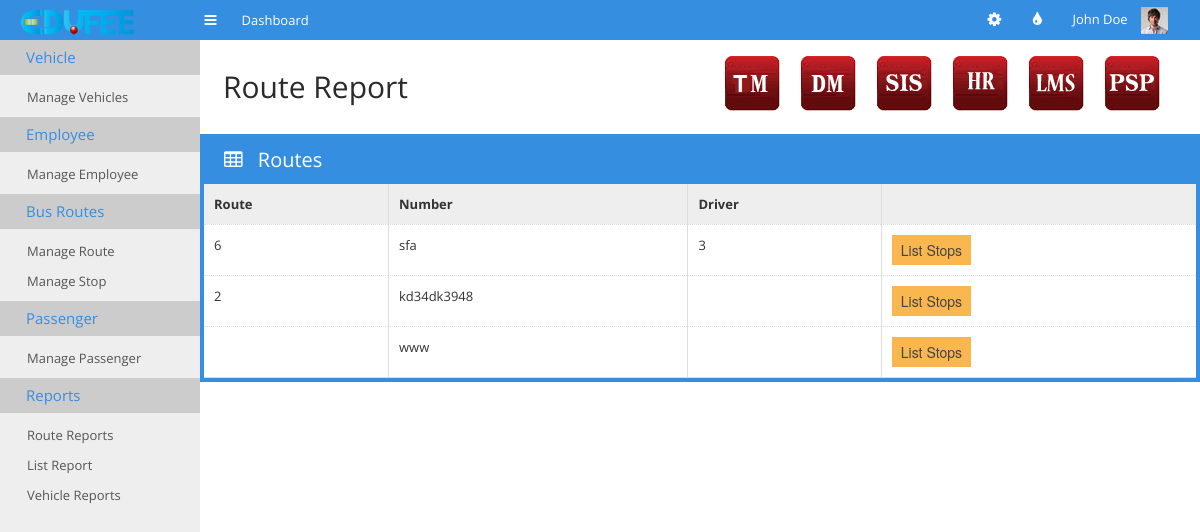
/routedetails.php, run on the app's committed database.
### tables this page shows
CREATE TABLE IF NOT EXISTS `tm_vehicle_details` (
  `number` varchar(20) DEFAULT NULL,
  `type` text,
  `capacity` int(11) DEFAULT NULL,
  `vehicle_condition` text,
  `vehicle_status` text,
  `route` int(11) DEFAULT NULL,
  `driver` int(11) DEFAULT NULL,
  `conductor` int(11) DEFAULT NULL
);

### routedetails.php (the view, shortened to what this page needs)
<!doctype html>
<html>
<head>
    <link rel="stylesheet" href="css/bootstrap.min.css">
    <link rel="stylesheet" href="css/bootstrap-responsive.min.css">
    <link rel="stylesheet" href="css/plugins/jquery-ui/smoothness/jquery-ui.css">
    <link rel="stylesheet" href="css/plugins/jquery-ui/smoothness/jquery.ui.theme.css">
    <link rel="stylesheet" href="css/style.css">
    <link rel="stylesheet" href="css/themes.css">
</head>
<body>
<div id="navigation">
    <div class="container-fluid">
        <a href="#" id="brand"></a>
        <a href="#" class="toggle-nav" rel="tooltip" data-placement="bottom" title="Toggle navigation"><i class="icon-reorder"></i></a>
        <ul class='main-nav'>
            <li>
                <a href="index.html">
                    <span>Dashboard</span>
                </a>
            </li>
        </ul>
        <div class="user">
            <ul class="icon-nav">
                <li class="dropdown sett">
                    <a href="#" class='dropdown-toggle' data-toggle="dropdown"><i class="icon-cog"></i></a>
                </li>
                <li class='dropdown colo'>
                    <a href="#" class='dropdown-toggle' data-toggle="dropdown"><i class="icon-tint"></i></a>
                </li>
            </ul>
            <div class="dropdown">
                <a href="#" class='dropdown-toggle' data-toggle="dropdown">John Doe <img src="img/demo/user-avatar.jpg" alt=""></a>
            </div>
        </div>
    </div>
</div>
<div class="container-fluid" id="content">
    <?php
    require_once "cms.php";
    ?>
    <div id="main">
        <div class="container-fluid">
            <div class="page-header">
                <div class="pull-left">
                    <h1>Route Report</h1>
                </div>
                <div class="pull-right">
                    <ul class="minitiles" style="display:inline !important;">
                        <li><a href="tm_main.html"><img src="img/tm_icon.png" alt=""></a></li>
                        <li><a href="http://www.edufee.com/subscribe_donation/"><img src="img/dm_icon.png" alt=""></a></li>
                        <li> <a href="http://www.edufee.com/SIS/home/"><img src="img/sis_icon.png" alt="" style="border:none;" border="0"/></a> </li>
                        <li><a href="http://www.edufee.com/hrm/symfony/web/index.php/admin/LandingPage"><img src="img/hr_icon.png" alt=""></a></li>
                        <li> <a href="http://www.edufee.com/openbiblio/catalog/home.php"><img src="img/lms_icon.png" alt="" style="border:none;" border="0"/></a> </li>
                        <li><a href="http://www.edufee.com/psp_dashboard/psp"><img src="img/psp_icon.png" alt="" border="0"/>
                            </a></li>
                    </ul>
                </div>
            </div>
        </div>
        <div class="row-fluid">
            <div class="span12">
                <div class="box box-color box-bordered">
                    <div class="box-title">
                        <h3>
                            <i class="icon-table"></i>
                            Routes
                        </h3>
                    </div>
                    <div class="box-content nopadding">
                        <table class="table table-hover table-nomargin table-bordered">
                            <thead>
                            <tr>
                                <th>Route</th>
                                <th>Number</th>
                                <th class='hidden-350'>Driver</th>
                                <th></th>
                            </tr>
                            </thead>
                            <tbody>
                            <?php
                            require_once "datas.php";
                            $dbconnection = connectSQL($dbdetails);
                            if(mysqli_connect_errno())
                            {
                                echo "db_connection_fail";
                            }
                            else
                            {
                                $sql="select * from tm_vehicle_details";
                                $result=mysqli_query($dbconnection,$sql);
                                while($row=mysqli_fetch_array($result))
                                {
                                    echo '<tr><td>'.$row['route'].'</td><td>'.$row['number'].'</td><td class="hidden-350">'
                                    .$row['driver'].'</td><td><button class="list btn btn-warning" value="'.$row['route'].'">List Stops</button>
                                    </td></tr>';
                                }
                            }
                            ?>
                            </tbody>
                        </table>
                    </div>
                </div>
            </div>
        </div>
    </div>
    </div>
</body>
</html>

### data on the page
tm_vehicle_details: route "6", number "sfa", driver "3"
tm_vehicle_details: route "2", number "kd34dk3948"
tm_vehicle_details: number "www"
